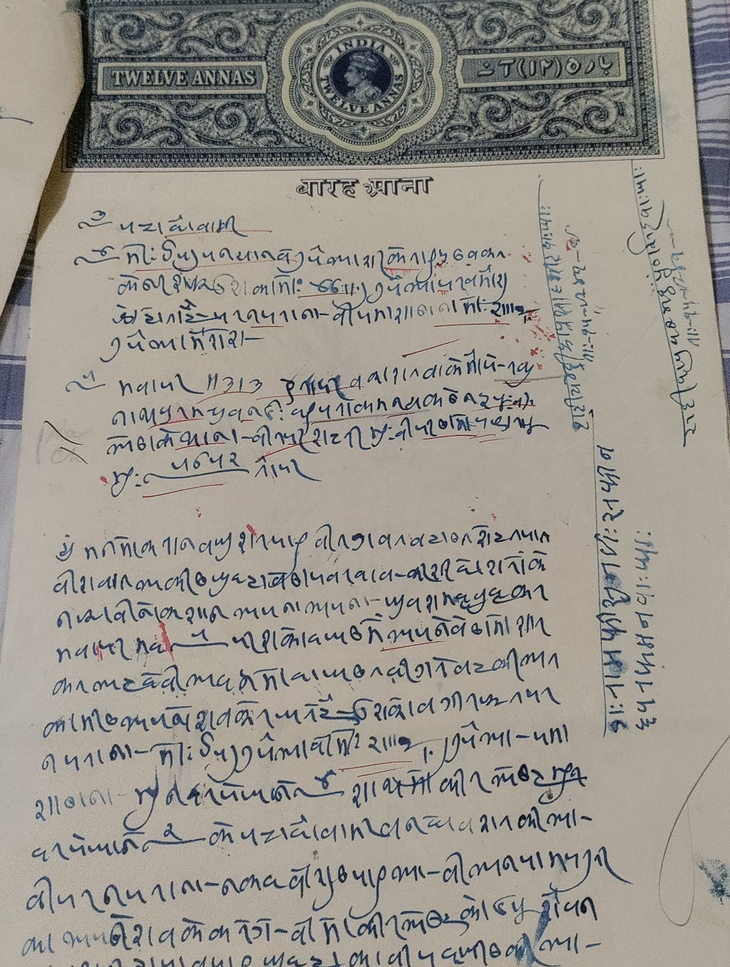
#> input picture kaithiTranslation/sampledata/IMG_20251028_185418.jpg, 730 x 967 px, shrunk from 2518 x 3335 before the run, found by its file name
$ jupyter execute --allow-errors 01_ocr_tesseract.ipynb   (shell and % lines are left out)
#> lines starting #> are read from the running program, lines starting #| are printed output that depends on the picture
<a href="https://colab.research.google.com/github/thakur785/sandbox_llm/blob/main/kaithiTranslation/notebooks/01_ocr_tesseract.ipynb" target="_parent"></a>

[cell 1]
#setup

[cell 2]
#get the tesseract test data

[cell 3]
#list tesseract language list - test data

[cell 4]
#!git clone https://github.com/thakur785/sandbox_llm.git

[cell 5]
#Quick sanity OCR test
import cv2
import numpy as np
import pytesseract

img_path = "sandbox_llm/kaithiTranslation/sampledata/IMG_20251028_185418.jpg"

img = cv2.imread(img_path, cv2.IMREAD_GRAYSCALE)
#> img: shape (967, 730); min 0, max 215, mean 149.2

# Increase contrast + remove background noise
img = cv2.adaptiveThreshold(
    img, 255,
    cv2.ADAPTIVE_THRESH_GAUSSIAN_C,
    cv2.THRESH_BINARY,
    31, 15
)
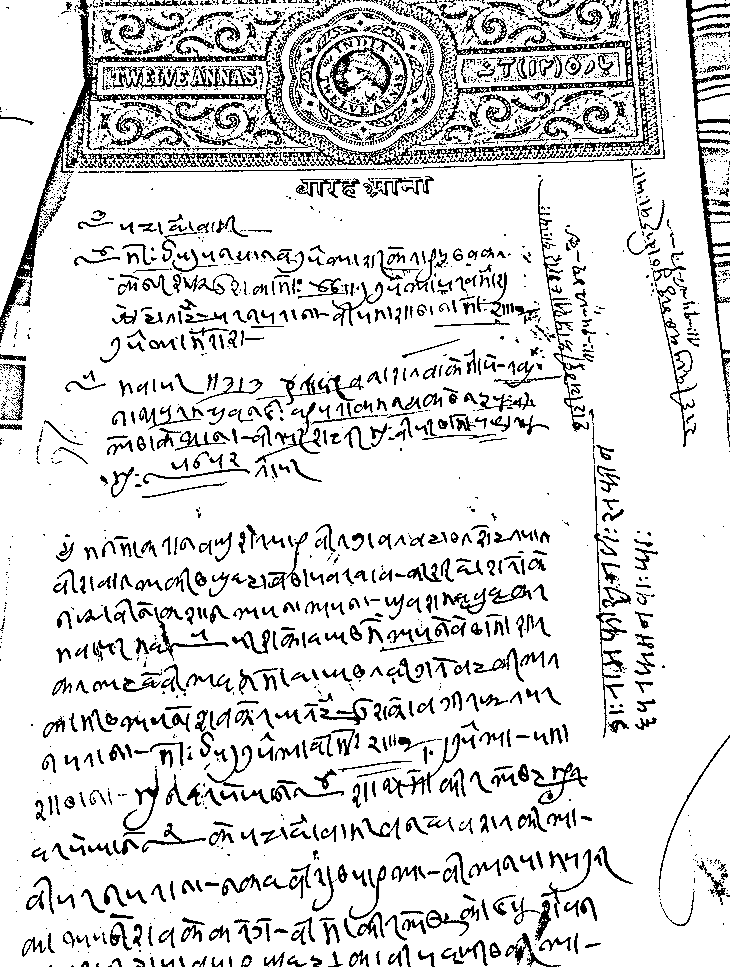
#> img: shape (967, 730); 85.5% white; black in thin lines or dots

#> (the rest of this cell did not finish here and is left out)


$ run again, with kaithiTranslation/sampledata/IMG_20251028_185411.jpg copied over kaithiTranslation/sampledata/IMG_20251028_185418.jpg
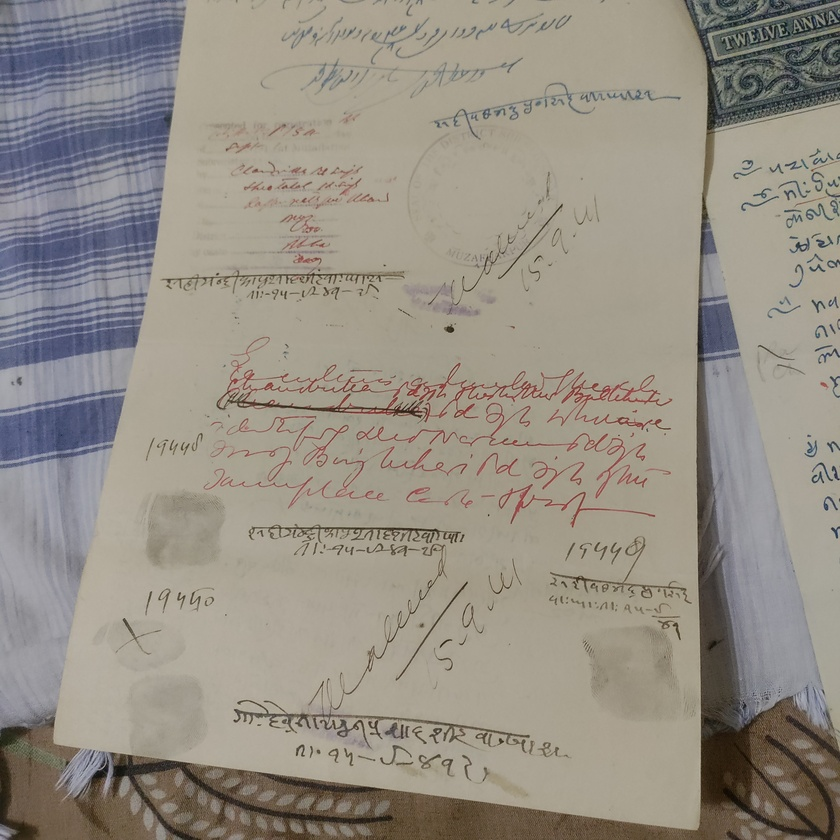
#> input picture kaithiTranslation/sampledata/IMG_20251028_185411.jpg, 840 x 840 px, shrunk from 3472 x 3472 before the run, found by its file name
#> `img = cv2.imread(img_path, cv2.IMREAD_GRAYSCALE)`:
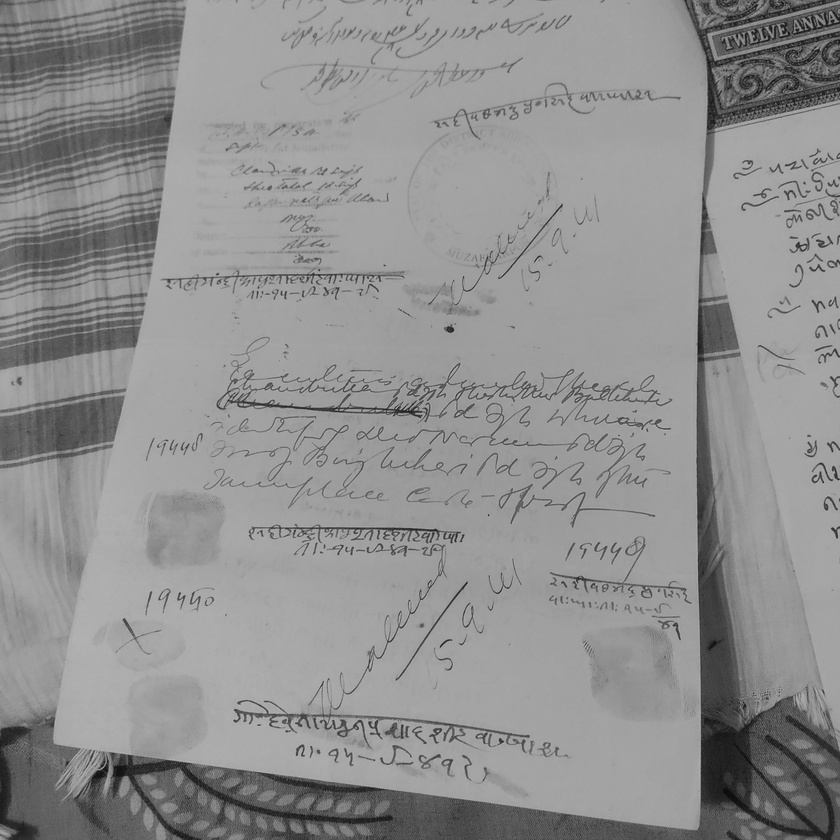
#> img: shape (840, 840); min 9, max 189, mean 144.2
#> `img = cv2.adaptiveThreshold( img, 255, cv2.ADAPTIVE_THRESH_GAUSSIAN_C,..`:
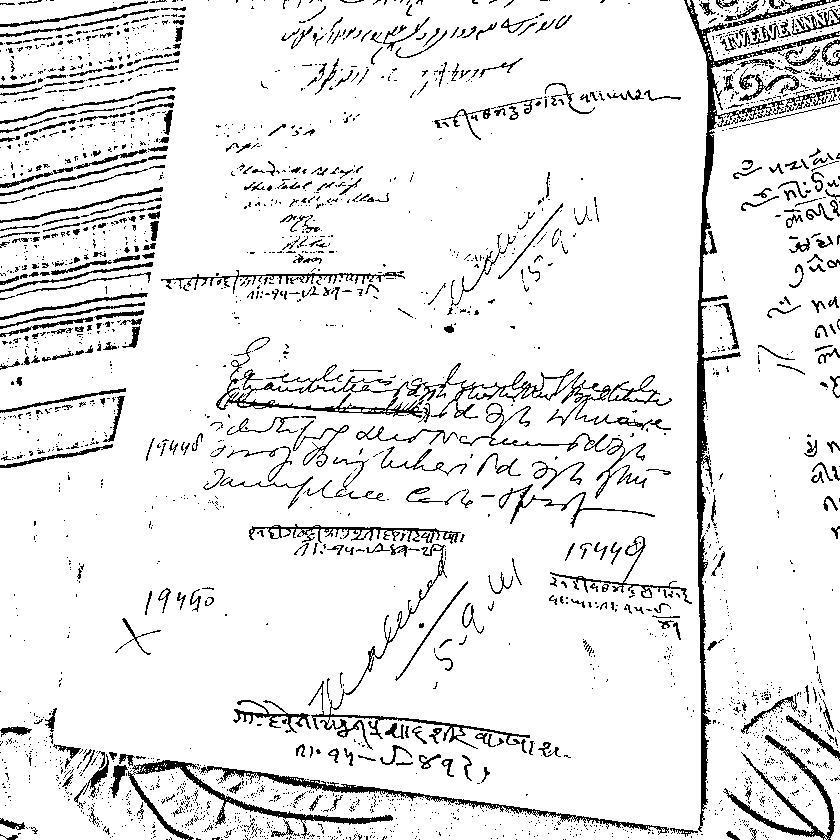
#> img: shape (840, 840); 91.1% white; black in thin lines or dots

$ run again, with kaithiTranslation/sampledata/IMG_20251028_185427.jpg copied over kaithiTranslation/sampledata/IMG_20251028_185418.jpg
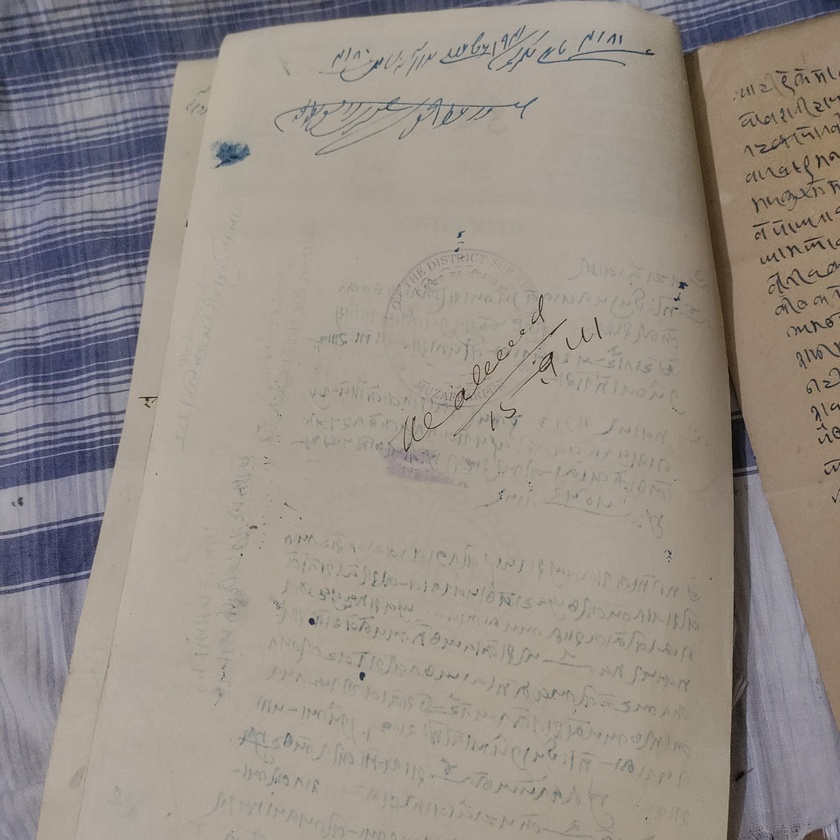
#> input picture kaithiTranslation/sampledata/IMG_20251028_185427.jpg, 840 x 840 px, shrunk from 3472 x 3472 before the run, found by its file name
#> `img = cv2.imread(img_path, cv2.IMREAD_GRAYSCALE)`:
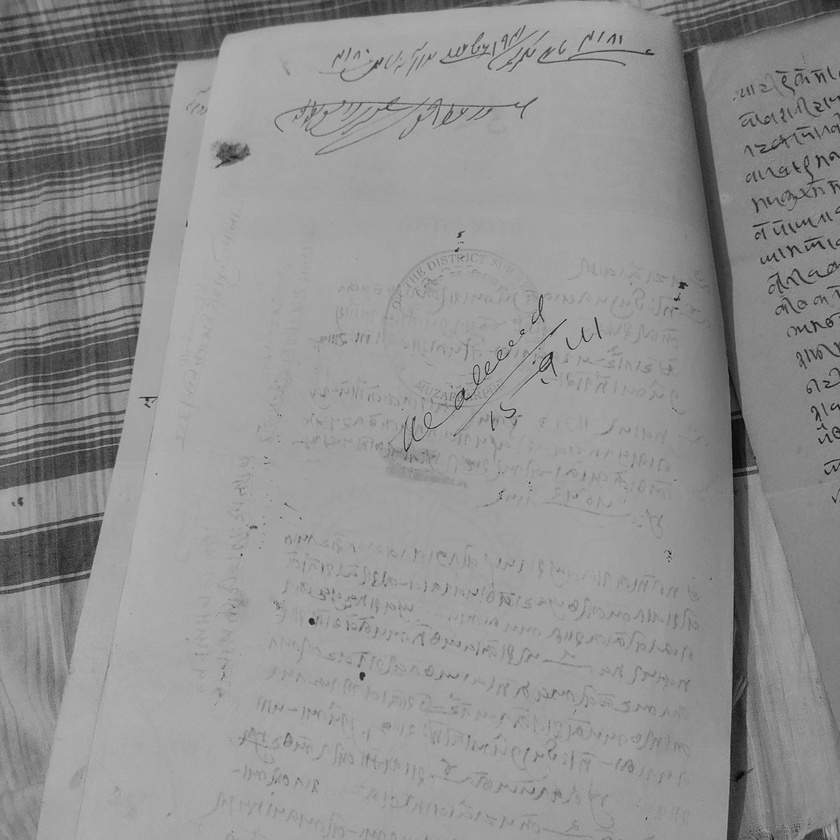
#> img: shape (840, 840); min 2, max 193, mean 143.9
#> `img = cv2.adaptiveThreshold( img, 255, cv2.ADAPTIVE_THRESH_GAUSSIAN_C,..`:
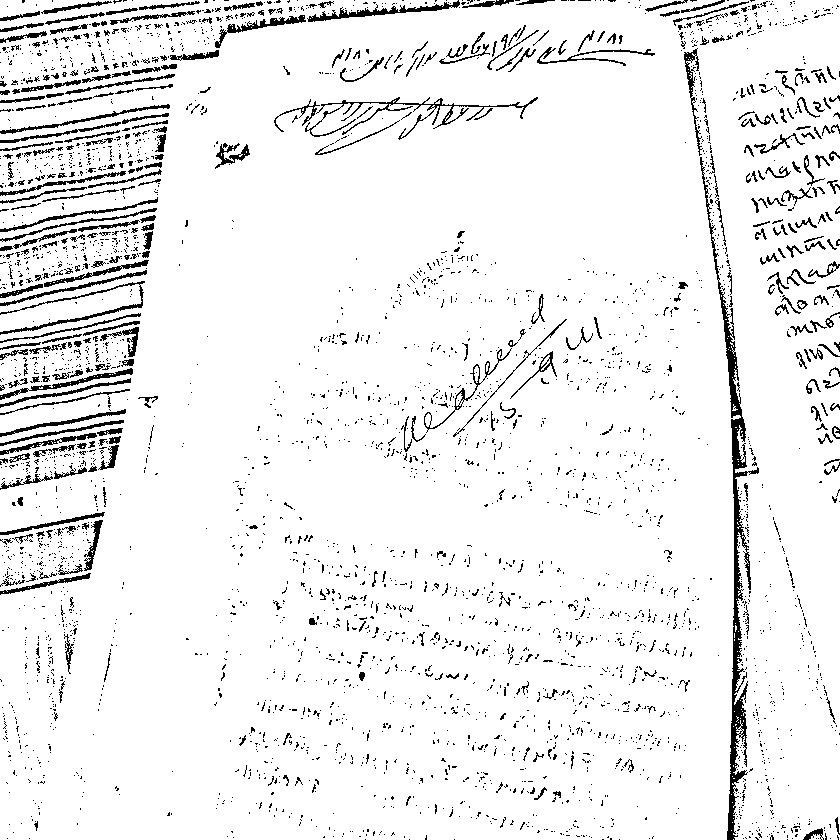
#> img: shape (840, 840); 93.4% white; black in thin lines or dots

$ run again, with kaithiTranslation/sampledata/IMG_20251028_185433.jpg copied over kaithiTranslation/sampledata/IMG_20251028_185418.jpg
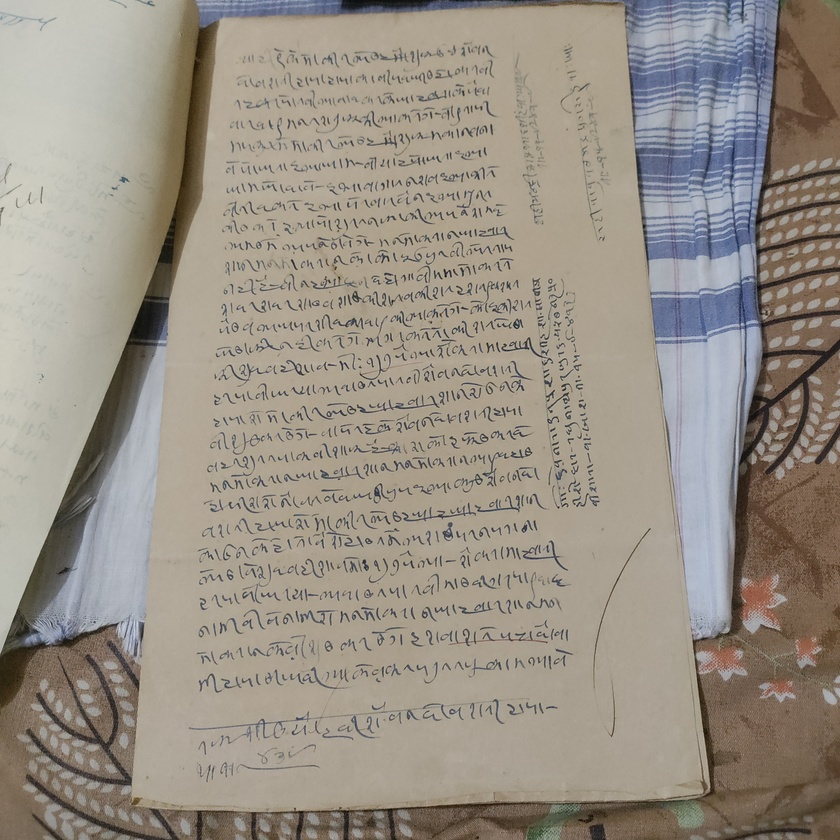
#> input picture kaithiTranslation/sampledata/IMG_20251028_185433.jpg, 840 x 840 px, shrunk from 3472 x 3472 before the run, found by its file name
#> `img = cv2.imread(img_path, cv2.IMREAD_GRAYSCALE)`:
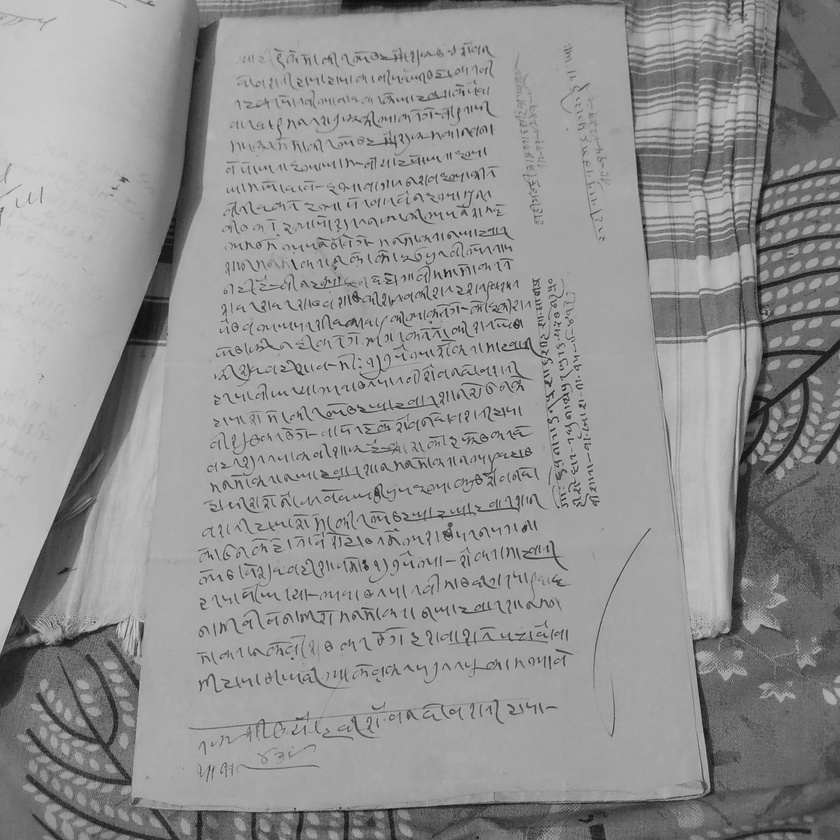
#> img: shape (840, 840); min 7, max 214, mean 145.7
#> `img = cv2.adaptiveThreshold( img, 255, cv2.ADAPTIVE_THRESH_GAUSSIAN_C,..`:
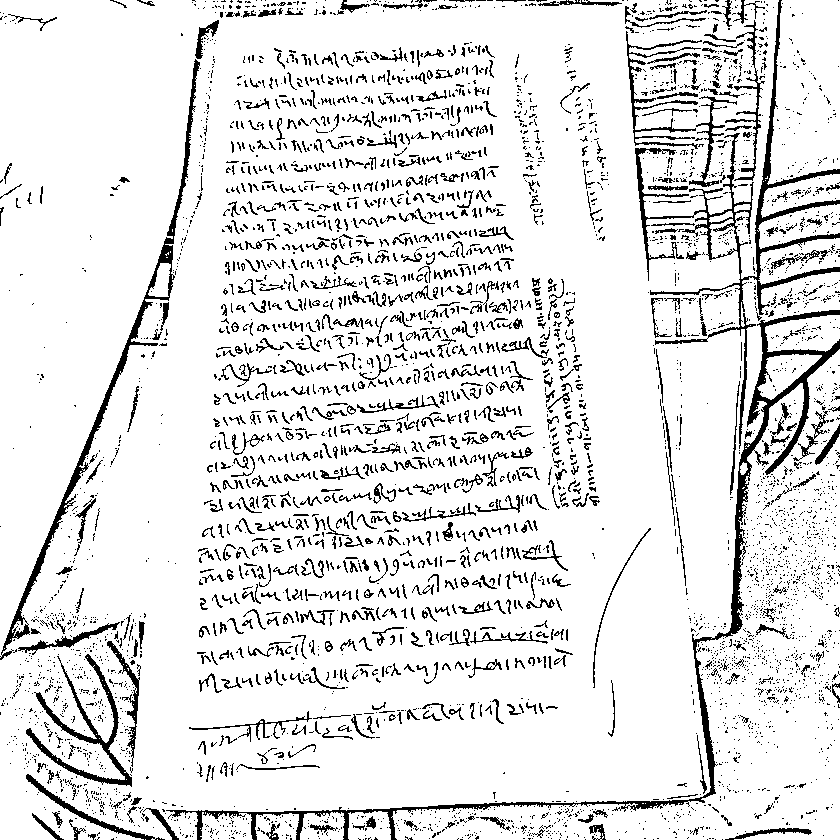
#> img: shape (840, 840); 88.9% white; black in thin lines or dots
